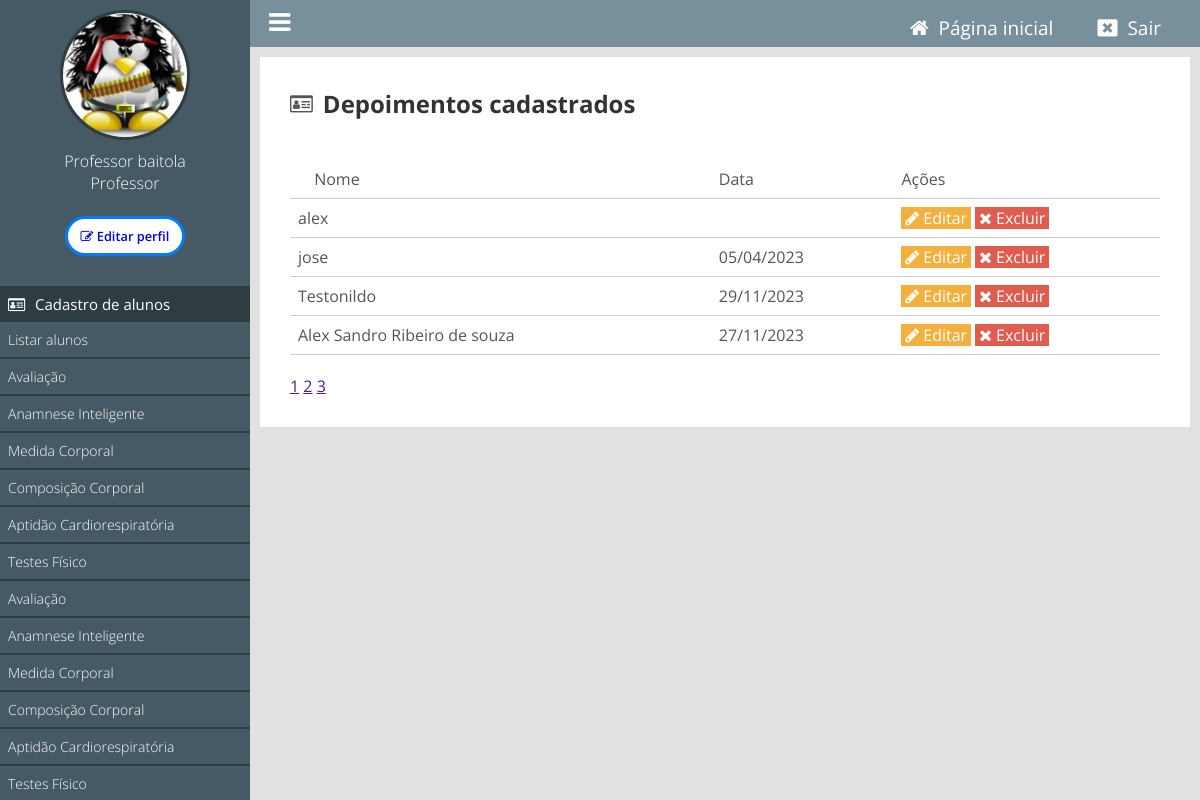
Page /painel/listar-depoimentos (signed in) on the committed database.
### classes/MySql.php (called while the page is built)
<?php
    class MySql{
        private static $pdo;
        public static function conectar(){
            if(self::$pdo == null){
                try{
                    self::$pdo = new PDO('mysql:host='.HOST.';dbname='.DATABASE,USER,PASSWORD,array(PDO::MYSQL_ATTR_INIT_COMMAND => "SET NAMES utf8"));
                    self::$pdo->setAttribute(PDO::ATTR_ERRMODE,PDO::ERRMODE_EXCEPTION);
                }catch(Exception $e) {
                    echo 'erro ao conectar, tente novamente mais tarde';
                }
            }
            return self::$pdo;
        }
    }
?>

### painel/pages/listar-depoimentos.php (the view)
<?php
    $depoimentos = Painel::selectAll('tb_site.depoimentos');
?>
<div class="box-content">
<h2><i class="fa fa-id-card-o" aria-hidden="true"></i> Depoimentos cadastrados</h2>
    <div class="wraper-table">
        <table>
            <tr>
                <td><i class="far fa-id-card" aria-hidden="true"></i> Nome</td>
                <td>Data</td>
                <td>Ações</td>
            </tr>
            <?php
                foreach ($depoimentos as $key => $value) {
            ?>
            <tr>
                <td><?php echo $value['nome']; ?></td>
                <td><?php echo $value['data']; ?></td>
                <td><a class="btn edit" href=""><i class="fa fa-pencil"></i> Editar</a>
                <a class="btn delete" href=""><i class="fa fa-times"></i> Excluir</a></td>
            </tr>
            <?php } ?>
        </table>
    </div>
    <div class="paginacao">
        <a class="page-selected" href="">1</a>
        <a href="">2</a>
        <a href="">3</a>
    </div>
</div>

### painel/css/style.css (style rules this page uses)
* { margin: 0; padding: 0; box-sizing: border-box; font-family: "Open Sans", sans-serif; }
html, body { height: 100%; background: rgb(225, 225, 225); }
body { overflow-x: hidden; }
.box-content { background: white; padding: 30px; margin-bottom: 20px; }
.wraper-table { overflow-x: auto; }
table { margin: 20px 0; width: 100%; border-collapse: collapse; min-width: 900px; }
table tr { color: #555; border-bottom: 1px solid #ccc; }
table td { padding: 8px; }
table a.btn { text-decoration: none; padding: 0 4px; color: white; font-size: 16px; }
a.btn.edit { background: #f4b03e; }
a.btn.delete { background: #e05c4e; }
.box-content h2 { font-size: 24px; color: #333; margin-bottom: 20px; display: flex; align-items: center; gap: 10px; }
.box-content h2 i { font-size: 20px; color: #555; }
.btn { padding: 10px 20px; border: none; cursor: pointer; }
.btn.delete { background-color: #e74c3c; color: white; }

### rows in the picture
tb_site.depoimentos: nome "alex"
tb_site.depoimentos: nome "jose", data "05/04/2023"
tb_site.depoimentos: nome "Testonildo", data "29/11/2023"
tb_site.depoimentos: nome "Alex Sandro Ribeiro de souza", data "27/11/2023"

### other values in the picture
$_SESSION['nome'] "Professor baitola"
pegaCargo($_SESSION['cargo']) "Professor"
